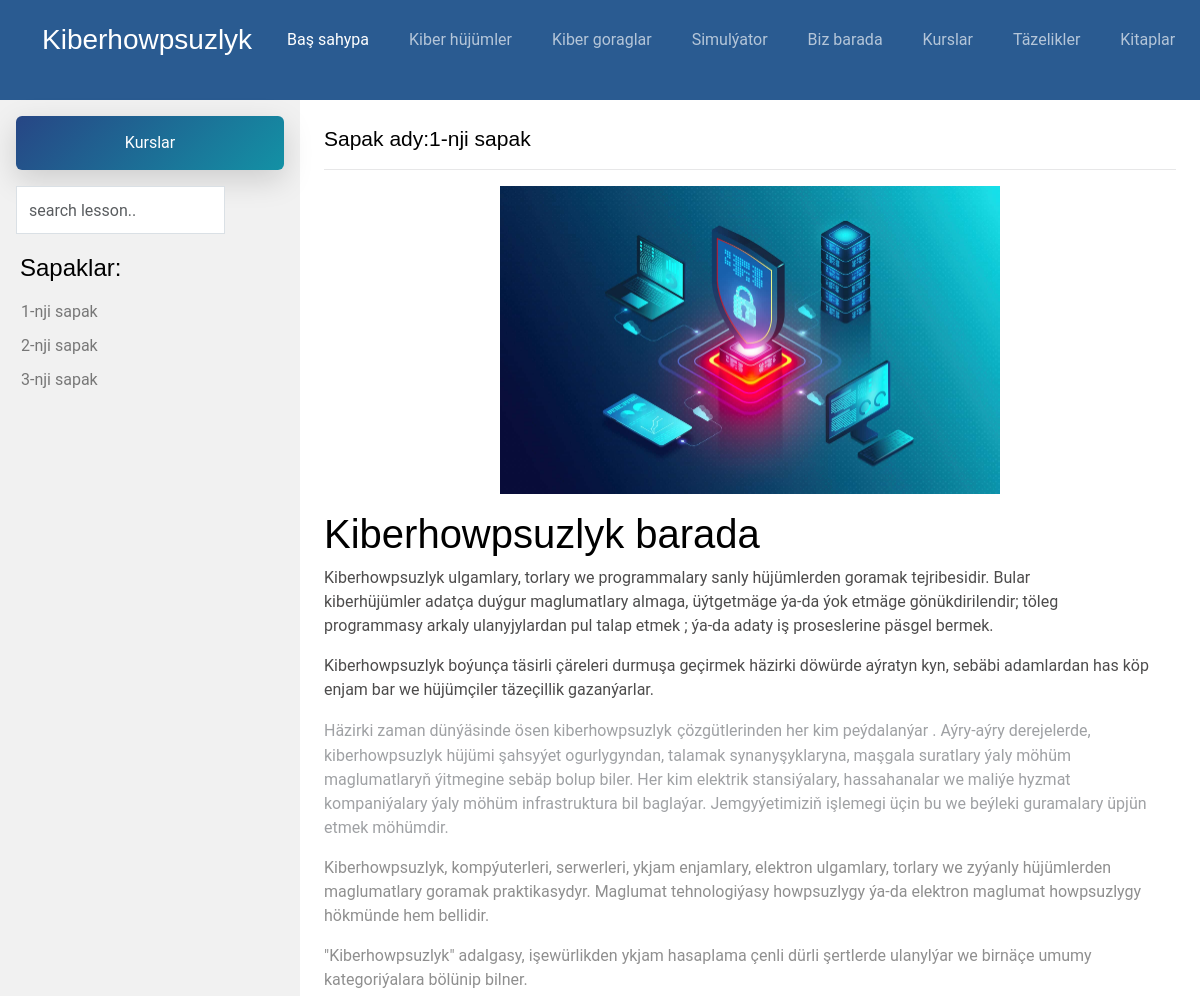
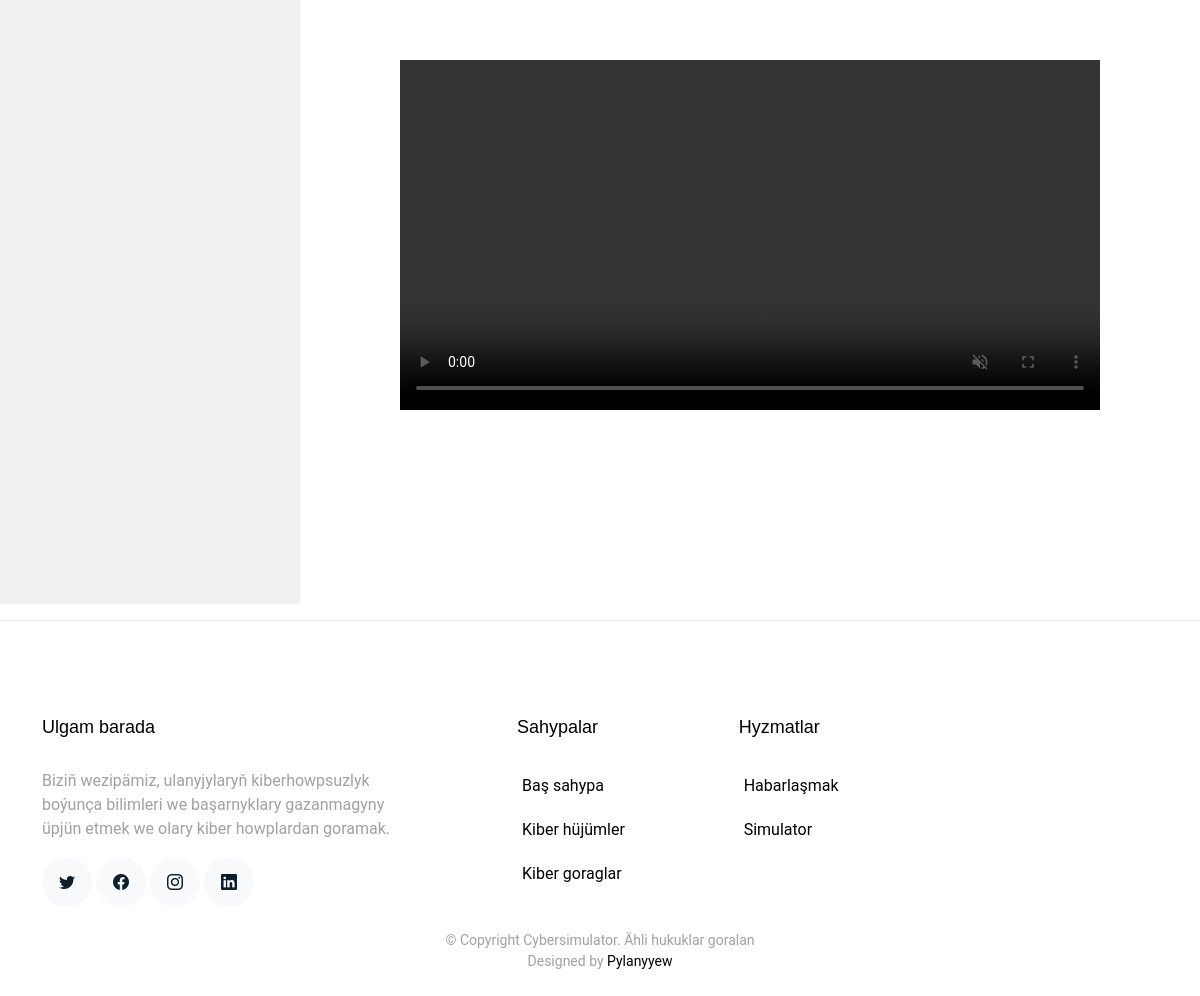
Screenshot of /lessons/2/3 with the database file from the repository (2 pictures, top to bottom).
### main/models.py (models this page shows, shortened)
class Lessons(models.Model):
    name = models.CharField(max_length=100)
    context=RichTextField(blank=True)
    created_at = models.DateTimeField(auto_now_add=True)
    course = models.ForeignKey(Courses, on_delete=models.CASCADE)
    image=models.ImageField(upload_to='lessons/',blank=True)
    video=models.FileField(upload_to='videos/',blank=True)
    class Meta:
        verbose_name_plural = "Lessons"
        verbose_name = "Lesson"
        ordering = ['name']
        db_table = 'lessons'

### main/views.py (the view)
# urls.py: path('lessons/<int:course_id>/<int:lesson_id>',views.lessons,name='lessons'),
def lessons(request, course_id,lesson_id):
    lessons=models.Lessons.objects.filter(course__id=course_id)
    lesson=models.Lessons.objects.filter(course__id=course_id,id=lesson_id)
    context={'lessons':lessons, "lesson":lesson}
    return render(request, 'lessons.html',context)

### templates/lessons.html (shortened to what this page needs)
{% extends 'base.html' %}
{% load static %} {% block content %}
<div style="background: rgb(42, 91, 145); height: 100px"></div>
<main id="main">
  <div class="container-fluid">
    <div class="row content">
      <div class="col-sm-3 sidenav p-3">
        <a href="{% url 'courses' %}" class="btn btn-primary mb-3" style="width: 100%;">Kurslar</a>
        <div class="input-group mb-3">
          <input
            type="text"
            class="form-control"
            placeholder="search lesson.."
          />
          <span class="input-group-btn">
            <button class="btn btn-default" type="button">
            </button>
          </span>
        </div>
        <h4 class="p-1">Sapaklar:{{lesson.course}}</h4>
        <ul class="nav nav-pills nav-stacked">
          {% if lessons %} {% for lesson in lessons %}
          <li><a href="{{lesson.id}}">{{lesson.name}}</a></li>
          {% endfor %} {% endif %}
        </ul>
        <br />
      </div>
      {% for item in lesson %}
      <div class="col-sm-9 p-4">
        <h4><small>Sapak ady:{{item.name}}</small></h4>
        <hr />
        {% if item.image %}
        <div class="container-fluid d-flex justify-content-center">
          <img src="{{item.image.url}}" width="500" />
        </div>
        {% endif %}
        <p>{{item.context|safe}}</p>
        <br /><br />
        {% if item.video %}
        <div class="embed-responsive embed-responsive-16by9 d-flex justify-content-center">
          <video controls muted src="{{item.video.url}}" width="700"></video>
        </div>
        {% endif %} {% endfor %}
      </div>
    </div>
  </div>
</main>
<hr />
{% endblock %}

### static/assets/css/style.css (style rules this page uses)
html { overflow-x: hidden; }
body { font-family: "Roboto", sans-serif; color: #9fa1a4; line-height: 1.5; }
a { color: #777; text-decoration: none; transition: 0.3s all ease; }
h1, h2, h3, h4, h5, h6, .font-heading { font-family: "Poppins", sans-serif; color: #000; }
.btn { border: none; padding: 15px 30px !important; }
.btn.btn-primary { background: #2d71a1; background: linear-gradient(-45deg, #1391a5, #274685); color: #fff; box-shadow: 0 10px 30px 0 rgba(0, 0, 0, 0.15); }
.form-control { height: 48px; border-radius: 0; border: 1px solid #dae0e5; }

### templates/lessons.html (style rules this page uses)
.row.content { height: 1500px; }
.sidenav { background-color: #f1f1f1; height: 100%; }
ul li { width: 100%; padding: 5px; }

### rows the page displays
Lessons: name "1-nji sapak", image (picture), context "Kiberhowpsuzlyk barada Kiberhowpsuzlyk ulgamlary, torlary we programmalary sanly hüjümlerden goramak tejribesidir. Bular kiberhüjümler adatça duýgur maglumatlary almaga, üýtgetmäge ýa-da ýok etmäge gönükdirilendir; töleg programmasy arkaly ulanyjylardan pul talap etmek ; ýa-da adaty iş proseslerine päsgel bermek. Kiberhowpsuzlyk boýunça täsirli çäreleri durmuşa geçirmek häzirki döwürde aýratyn kyn, sebäbi adamlardan has köp enjam bar we hüjümçiler täzeçillik gazanýarlar. Häzirki zaman dünýäsinde ösen kiberhowpsuzlyk çözgütlerinden her kim peýdalanýar . Aýry-aýry derejelerde, kiberhowpsuzlyk hüjümi şahsyýet ogurlygyndan, talamak synanyşyklaryna, maşgala suratlary ýaly möhüm maglumatlaryň…"
Lessons: name "2-nji sapak"
Lessons: name "3-nji sapak"
